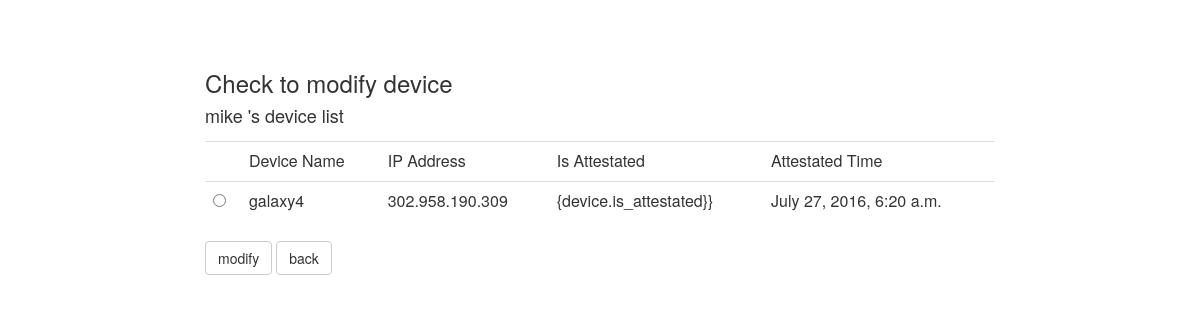
The app's page /mainpage/2/modify/device/check/ with its own data.
### mainpage/models.py (models this page shows, shortened)
class Users(models.Model):
	user_name = models.CharField(max_length=200)
	grade = models.CharField(max_length=200)

class Devices(models.Model):
	device_name = models.CharField(max_length=200)
	ip = models.CharField(max_length=20)
	is_attestated = models.BooleanField(default=False)
	attestated_time = models.DateTimeField('date published', null=True)
	user = models.ForeignKey(Users)

### mainpage/views.py (the view)
# urls.py: url(r'^(?P<users_id>[0-9]+)/modify/device/check/$', views.modify_device_check, name='modify_device_check'),
def modify_device_check(request, users_id):
	devices_list = Devices.objects.filter(user=users_id)
	template = loader.get_template('mainpage/modify_device_check.html')
	context = {
		'devices_list' : devices_list,
		'userinput' : Users.objects.get(id=users_id),
	}
	return HttpResponse(template.render(context, request))

### mainpage/templates/mainpage/modify_device_check.html (shortened to what this page needs)
<head>
	<link rel="stylesheet" href="https://maxcdn.bootstrapcdn.com/bootstrap/3.3.7/css/bootstrap.min.css">
</head>
<body style='margin-top:50px'>
<div class="row">
  	<div class="col-md-2"></div>
  	<div class="col-md-8">
	<h3> Check to modify device </h3>
	<h4>	{{userinput.user_name}} 's device list </h4>
	{% if devices_list %}
	<table class="table">
	<tr><td></td><td>Device Name</td><td>IP Address</td><td>Is Attestated</td><td>Attestated Time</td></tr>
	<form method="post" name='select' action="/mainpage/{{userinput.id}}/modify/device/">{% csrf_token %}
	{% for device in devices_list %}
		<tr>
		<label>
			<td><input type='radio' name='deldevicelist' value="{{device.id}}"/></td>
			<td>{{device.device_name}}</td>
			<td>{{device.ip}}</td>
			<td>{device.is_attestated}}</td>
			<td>{{device.attestated_time}}</td>
		</label>
		</tr>
	{% endfor %}
	</table>
	<input type="submit" class="btn btn-default" value="modify" />
	{% else %}
		<p> no devices </p>
	{% endif %}
	<a class="btn btn-default" href="/mainpage/" role="button">back</a>
</div>
<div class="col-md-2"></div>
</body>

### records on screen
Users: user_name "mike"
Devices: device_name "galaxy4", ip "302.958.190.309", attestated_time "July 27, 2016, 6:20 a.m."
